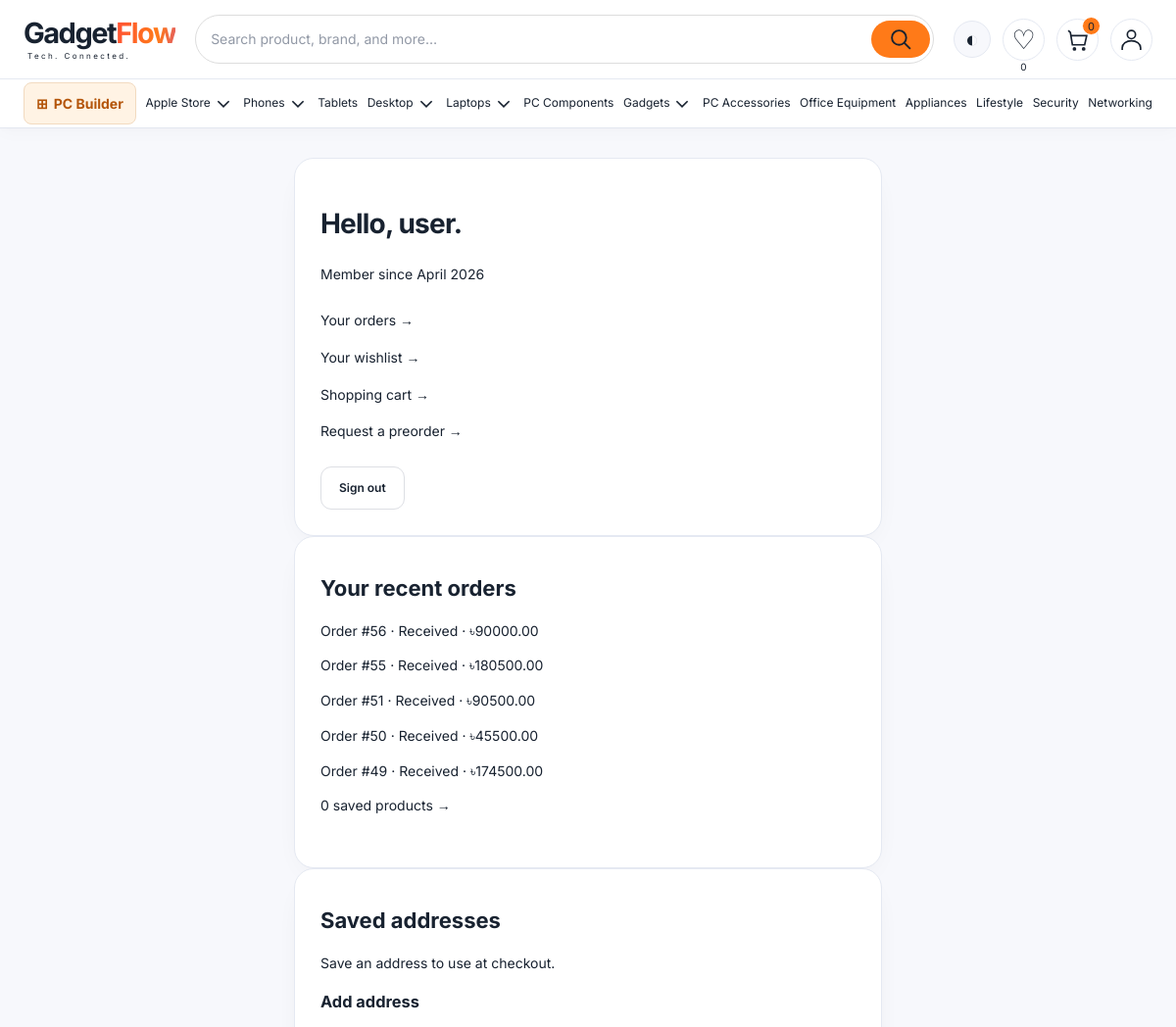
The app's page /profile/ (signed in, upper part), older data.
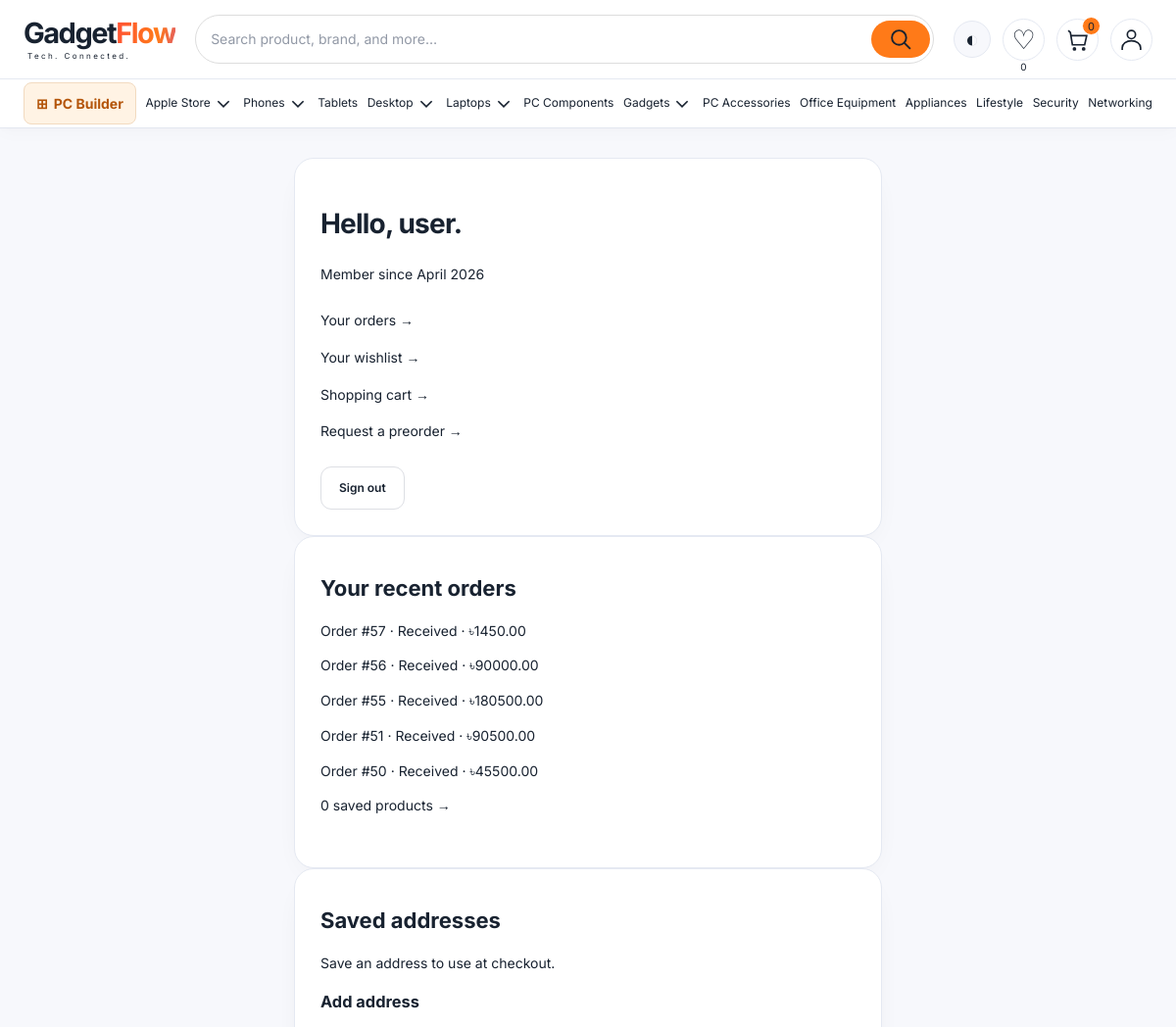
The same page, newer data.
### shop/models.py (models this page shows, shortened)
class NavigationItem(models.Model):
    label = models.CharField(max_length=80)
    hero_image = models.ImageField(upload_to='collection_banners/', blank=True)
    page_title = models.CharField(max_length=160, blank=True)
    introduction = models.TextField(blank=True, help_text='Approved English collection introduction. No HTML.')
    category = models.ForeignKey(Category, null=True, blank=True, on_delete=models.PROTECT)
    brand = models.ForeignKey('Brand', null=True, blank=True, on_delete=models.PROTECT)
    visible = models.BooleanField(default=True)
    position = models.PositiveIntegerField(default=0)
    class Meta:
        ordering = ['position', 'pk']

class Order(models.Model):
    class Meta:
        permissions = [('record_cod_collection', 'Can record cash on delivery collection'),
                       ('verify_manual_payment', 'Can verify manual payment against merchant records')]
    inventory_released = models.BooleanField(default=False, editable=False)
    courier_name = models.CharField(max_length=100, blank=True)
    tracking_number = models.CharField(max_length=150, blank=True)
    tracking_url = models.URLField(max_length=500, blank=True, validators=[validate_public_https])
    STATUS_CHOICES = [('awaiting_payment', 'Awaiting payment'), ('received', 'Received'), ('confirmed', 'Confirmed'), ('processing', 'Processing'), ('packed', 'Packed'), ('shipped', 'Shipped'), ('delivered', 'Delivered'), ('cancelled', 'Cancelled')]
    status = models.CharField(max_length=20, choices=STATUS_CHOICES, default='received')
    coupon_code = models.CharField(max_length=40, blank=True)
    coupon_discount = models.DecimalField(max_digits=14, decimal_places=2, default=0)
    user = models.ForeignKey(User, on_delete=models.CASCADE, related_name='orders', null=True, blank=True)
    delivery_area = models.CharField(max_length=100, blank=True)
    delivery_estimate = models.CharField(max_length=100, blank=True)
    full_name = models.CharField(max_length=100)
    email = models.EmailField()
    address = models.TextField()
    phone = models.CharField(max_length=20)
    total_price = models.DecimalField(max_digits=14, decimal_places=2)
    date_ordered = models.DateTimeField(auto_now_add=True)
    PAYMENT_CHOICES = [
        ('CARD', 'Card (hosted checkout)'),
        ('ONLINE_BKASH', 'bKash (hosted checkout)'),
        ('COD', 'Cash on Delivery'),
        ('BKASH', 'bKash'),
    ]
    payment_method = models.CharField(max_length=20, choices=PAYMENT_CHOICES, default='COD')
    bkash_number = models.CharField(max_length=15, null=True, blank=True)
    trx_id = models.CharField(max_length=50, null=True, blank=True)
    checkout_token = models.UUIDField(unique=True, null=True, blank=True, editable=False)
    subtotal = models.DecimalField(max_digits=14, decimal_places=2, default=0)
    shipping_price = models.DecimalField(max_digits=10, decimal_places=2, default=0)
    savings = models.DecimalField(max_digits=14, decimal_places=2, default=0)
    payment_status = models.CharField(max_length=20, default='pending', choices=[('pending', 'Unpaid / pending'),
                                                                                 ('manual_review',
                                                                                  'Awaiting verification'),
                                                                                 ('paid', 'Verified paid'),
                                                                                 ('failed', 'Payment failed'),
                                                                                 ('cancelled', 'Payment cancelled'),
                                                                                 ('expired', 'Payment expired'),
                                                                                 ('review', 'Payment needs reconciliation')])

### shop/views.py (the view)
# urls.py: path('profile/', views.profile_view, name='profile'),
@login_required
def profile_view(request):
    instance = None
    address_id = request.POST.get('address_id') if request.method == 'POST' else request.GET.get('edit')
    if address_id:
        if not address_id.isdigit():
            raise Http404
        instance = get_object_or_404(SavedAddress, pk=address_id, user=request.user)
    form = AddressForm(request.POST if request.method == 'POST' else None, instance=instance)
    if request.method == 'POST' and form.is_valid():
        address = form.save(commit=False)
        address.user = request.user
        address.save()
        messages.success(request, 'Address saved.')
        return redirect('profile')
    return render(request, 'shop/profile.html', {'address_form': form, 'editing_address': instance,
                                               'addresses': request.user.addresses.all(),
                                               'saved_products': products_query().filter(wishlist__user=request.user)[:4],
                                               'recent_orders': request.user.orders.order_by('-date_ordered')[:5]})

### shop/forms.py
class AddressForm(forms.ModelForm):
    clean_phone = CheckoutForm.clean_phone
    clean_full_name = CheckoutForm.clean_full_name
    clean_address = CheckoutForm.clean_address
    class Meta:
        model = SavedAddress
        fields = ['label', 'full_name', 'phone', 'address']
        widgets = {'address': forms.Textarea(attrs={'rows': 3})}

### shop/context_processors.py (called while the page is built)
def cart_count(request):
    from django.conf import settings
    from .services import comparison_ids, normalized_cart, settings_for_store
    from .models import Category, Wishlist
    from .support import support_context
    store = settings_for_store()
    return {'commerce_preview': getattr(settings, 'COMMERCE_PREVIEW', False),
            'cart_count': sum(normalized_cart(request.session).values()),
            'nav_categories': navigation_categories(),
            **support_context(request, store),
            'compare_ids': comparison_ids(request.session),
            'wishlist_ids': set(Wishlist.objects.filter(user=request.user).values_list('product_id', flat=True))
            if request.user.is_authenticated else set()}

### shop/footer.py (called while the page is built, shortened)
def public_outlets():
    result = []
    return result

### shop/support.py (called while the page is built)
def text(en, bn, language):
    return en or ''

### shop/templates/shop/profile.html (shortened to what this page needs)
{% extends 'base.html' %}
{% block content %}
    <div class="gf-shell gf-page gf-narrow">
        <section class="gf-panel"><h1>Hello, {{ user.username }}.</h1><p>Member since {{ user.date_joined|date:'F Y' }}</p>
            <div class="gf-account-links"><a href="{% url 'order_history' %}">Your orders →</a><a
                    href="{% url 'wishlist' %}">Your wishlist →</a><a href="{% url 'cart_view' %}">Shopping cart →</a><a
                    href="{% url 'preorder' %}">Request a preorder →</a></div>
            <form method="post" action="{% url 'logout' %}">{% csrf_token %}
                <button class="gf-button gf-button-secondary">Sign out</button>
            </form>
        </section>
        <section class="gf-panel gf-section"><h2>Your recent orders</h2>{% for order in recent_orders %}<p><a href="{% url 'order_detail' order.pk %}">Order #{{ order.pk }} · {{ order.get_status_display }} · ৳{{ order.total_price }}</a></p>{% empty %}<p>You haven’t placed an order yet.</p>{% endfor %}<p><a href="{% url 'wishlist' %}">{{ wishlist_ids|length }} saved products →</a></p></section>
        <section class="gf-panel gf-section"><h2>Saved addresses</h2>{% for address in addresses %}<article class="gf-address"><h3>{{ address.label }}</h3><p>{{ address.full_name }} · {{ address.phone }}<br>{{ address.address|linebreaksbr }}</p><a href="?edit={{ address.pk }}#address-form">Edit</a><form action="{% url 'delete_address' address.pk %}" method="post">{% csrf_token %}<button class="gf-button gf-button-secondary">Delete</button></form></article>{% empty %}<p>Save an address to use at checkout.</p>{% endfor %}
        <h3 id="address-form">{% if editing_address %}Edit address{% else %}Add address{% endif %}</h3></section>
    </div>{% endblock %}

### shop/templates/shop/includes/navbar.html (shortened to what this page needs)
<header class="gf-header">
    <div class="gf-nav gf-shell">
        <a class="gf-brand" href="{% url 'home' %}" aria-label="GadgetFlow home">Gadget<span>Flow</span><small>Tech.
            Connected.</small></a>
        <div class="gf-search-wrap">
            <form class="gf-search" action="{% url 'product_list' %}" method="get" role="search">
                <input id="nav-search" name="q" type="search" autocomplete="off"
                       placeholder="Search product, brand, and more…" value="{{ search_query|default:'' }}"
                       aria-controls="search-suggestions" aria-expanded="false"
                       data-suggest-url="{% url 'ajax_products' %}">
                <button type="submit" aria-label="Search">
                    <svg width="25" height="25" viewBox="0 0 24 24" fill="none" stroke="currentColor" stroke-width="1.8" aria-hidden="true">
                        <circle cx="10" cy="10" r="7"/>
                        <path d="m15 15 6 6"/>
                    </svg>
                </button>
            </form>
        </div>
        <div class="gf-nav-actions"><button class="gf-theme-toggle" type="button" data-theme-toggle aria-label="Switch to dark theme" aria-pressed="false">◐</button><a class="gf-nav-link" href="{% url 'preorder' %}">Pre-order</a><a
                class="gf-icon-link gf-wishlist-link" href="{% url 'wishlist' %}" aria-label="Wishlist, {{ wishlist_ids|length }} saved products">♡<small data-wishlist-count>{{ wishlist_ids|length }}</small></a><a
                class="gf-icon-link gf-cart" href="{% url 'cart_view' %}" data-open-cart aria-label="Cart, {{ cart_count }} items">
            <svg width="25" height="25" viewBox="0 0 24 24" fill="none" stroke="currentColor" stroke-width="1.6" aria-hidden="true">
                <path d="m3 3 2 2 2 12h12l2-9H6"/>
                <circle cx="9" cy="21" r="1"/>
                <circle cx="18" cy="21" r="1"/>
            </svg>
            <span id="cart-count" data-cart-count>{{ cart_count }}</span></a>
            <details class="gf-account">
                <summary aria-label="Account menu">
                    <svg width="25" height="25" viewBox="0 0 24 24" fill="none" stroke="currentColor" stroke-width="1.6" aria-hidden="true">
                        <circle cx="12" cy="7" r="4"/>
                        <path d="M3 22v-2a9 7 0 0 1 18 0v2"/>
                    </svg>
                </summary>
            </details>
        </div>
    </div>
    <nav class="gf-categories" aria-label="Product categories">
        <div class="gf-shell"><a class="gf-pc-builder-link" href="{% url 'pc_builder' %}"><span aria-hidden="true">⊞</span> PC Builder</a>{% for category in nav_categories %}
            <div class="gf-category-menu"><a
                    href="{{ category.nav_url }}">{{ category.name }}</a>
                {% if category.children.all or category.nav_brands %}
                    <details>
                        <summary aria-label="Browse {{ category.name }} options"><svg viewBox="0 0 16 16" width="14" height="14" fill="none" stroke="currentColor" stroke-width="1.5" aria-hidden="true"><path d="m3 6 5 5 5-5"/></svg></summary>
                    </details>{% endif %}</div>{% endfor %}</div>
    </nav>
</header>

Row changes from the older to the newer data that the page shows:
no longer on this page (row unchanged): Order: pk "49", status "Received", total_price "174500.00"
added Order: pk "57", status "Received", total_price "1450.00"
